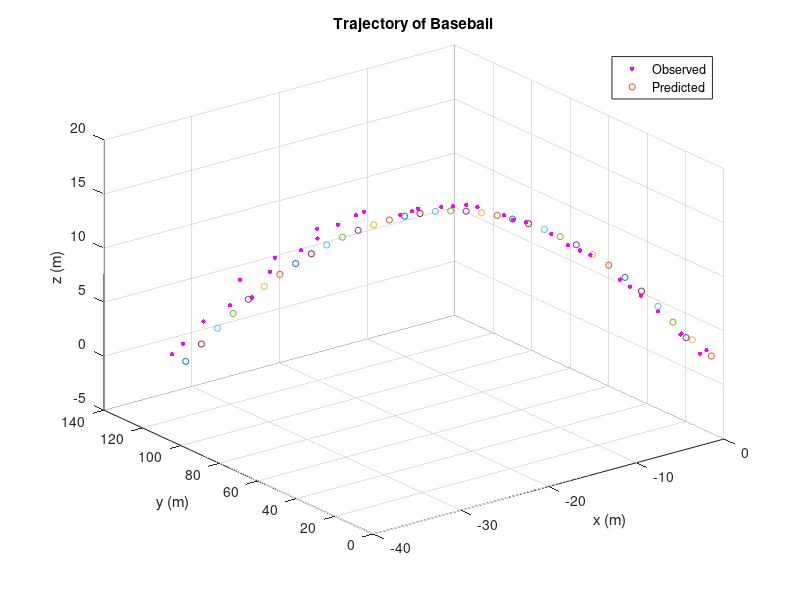

Write MATLAB code to recreate this figure.
clear all; close all;

data = importdata('homerun_data_HW4.txt');
% data(1,:) = [];
tspan = data(:, 1);
rho = data(:, 2)/3.281; % in m
alpha = data(:, 3)*pi/180; % in rad
beta = data(:, 4)*pi/180; % in rad
g = 9.81;
dt = 0.1;
store_x = [];

% Visualizing data
figure(1)
[plotx ploty plotz] = sph2cart(alpha, beta, rho);
scatter3(plotx, ploty, plotz, 10, 'm', 'filled')

% Initial Conditions
x_(:,1) = [0.4921 0.4921 2.0013 -26.2467 114.3051 65.9941]'/3.281;  
P = diag([4 4 4 0.1 0.1 0.1])/3.281^2;
R = [(1.524)^2 0 0;
     0 (0.1*pi/180)^2 0;
     0 0 (0.1*pi/180)^2];      %the error covariance constant to be used
M = eye(3); % COMBAK: is M eye(3) correct?
 
for i =2:length(rho)
  % Observed
  y_obs(:,i) = [rho(i); alpha(i); beta(i)];% + randn*sigmaw;
  
  % Propagation of state
  xhatdot = [x_(4,i-1) x_(5,i-1) x_(6,i-1)-g*dt 0 0 -g]';
  x_(:,i) = x_(:,i-1) + xhatdot*dt; % COMBAK: is rectangular integration ok?
  
  % Propagation of state covariance
  A = [0 0 0 1 0 0;
       0 0 0 0 1 0;
       0 0 0 0 0 1;
       0 0 0 0 0 0;
       0 0 0 0 0 0;
       0 0 0 0 0 0];
  Pdot = A*P + P*A'; % + LQL' COMBAK: I didn't use Q here bc we weren't given one. OK?
  P = P + Pdot*dt;
  
  dt = 0.1;
  
  % Assembling y_computed
  X_ = x_(1,end);
  Y_ = x_(2,end);
  Z_ = x_(3,end);
  rho_ = sqrt(X_^2 + Y_^2 + Z_^2);
  alpha_ = atan2(Y_, X_);
  beta_ = atan2(Z_, sqrt(X_^2 + Y_^2));
  
  y_comp(:,i) = [rho_; alpha_; beta_];

  % Computing H using y_comp
  H = [X_/rho_ Y_/rho_ Z_/rho_ 0 0 0;
       (-Y_/X_^2)/(1 + (Y_/X_)^2) (1/X_)/(1+(Y_/X_)^2) 0 0 0 0;
       ((-X_*Z_)/(X_^2 + Y_^2)^(3/2))/(1+(Z_^2)/(X_^2 + Y_^2)) ((-Y_*Z_)/(X_^2 + Y_^2)^(3/2))/(1 + (Z_^2)/(X_^2 + Y_^2)) ((1)/(X_^2 + Y_^2)^(1/2))/(1 + (Z_^2)/(X_^2 + Y_^2)) 0 0 0];
  % Kalman gain
  K = P*H'*inv(H*P*H'+M*R*M');
  % Measurement update
  x_(:,i) = x_(:,i) + K * (y_obs(:,i) - y_comp(:,i));
  P = (eye(6)-K*H)*P*(eye(6)-K*H)' + K*M*R*M'*K';
  
  store_x = [store_x x_(:, i)];

  figure(1)
  hold on
  scatter3(X_, Y_, Z_, 20, 'black')
end

xlabel('x (m)')
ylabel('y (m)')
zlabel('z (m)')
title('Trajectory of Baseball')
legend('Observed', 'Predicted', 'Location', 'best')
hold off;
